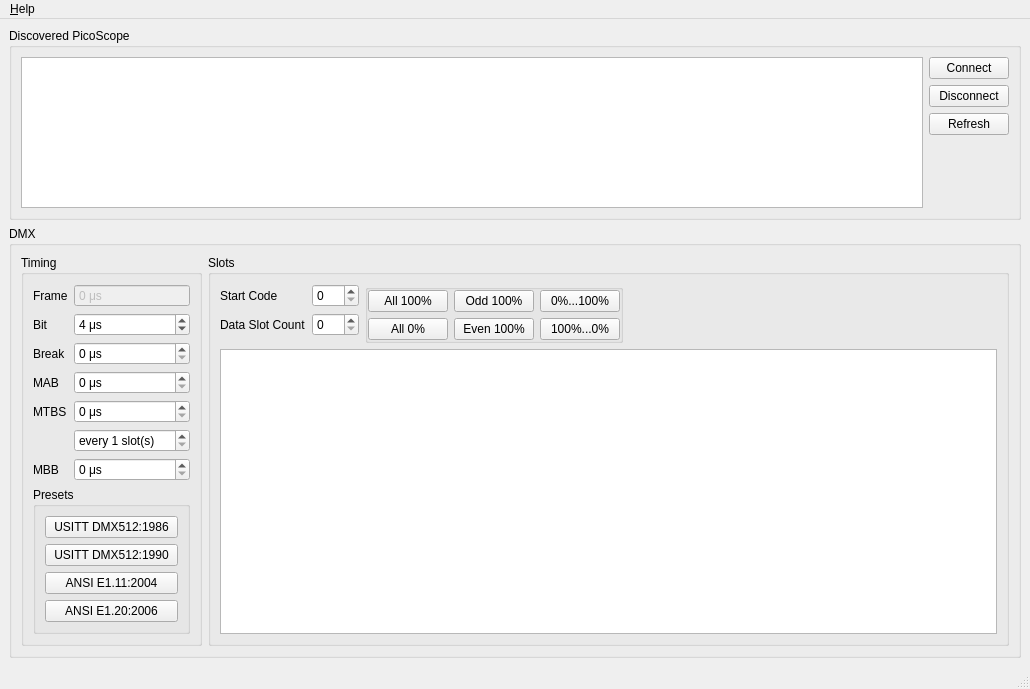
<?xml version="1.0" encoding="UTF-8"?>
<ui version="4.0">
 <class>MainWindow</class>
 <widget class="QMainWindow" name="MainWindow">
  <property name="geometry">
   <rect>
    <x>0</x>
    <y>0</y>
    <width>1030</width>
    <height>689</height>
   </rect>
  </property>
  <widget class="QWidget" name="centralwidget">
   <layout class="QVBoxLayout" name="verticalLayout_2" stretch="0,1">
    <item>
     <widget class="QGroupBox" name="groupBoxDevices">
      <property name="title">
       <string>Discovered PicoScope</string>
      </property>
      <layout class="QHBoxLayout" name="horizontalLayout">
       <item>
        <widget class="QListWidget" name="deviceList"/>
       </item>
       <item>
        <layout class="QVBoxLayout" name="layoutDeviceButtons">
         <item>
          <widget class="QPushButton" name="pbConnect">
           <property name="text">
            <string>Connect</string>
           </property>
          </widget>
         </item>
         <item>
          <widget class="QPushButton" name="pbDisconnect">
           <property name="text">
            <string>Disconnect</string>
           </property>
          </widget>
         </item>
         <item>
          <widget class="QPushButton" name="pbRefresh">
           <property name="text">
            <string>Refresh</string>
           </property>
          </widget>
         </item>
         <item>
          <spacer name="verticalSpacer">
           <property name="orientation">
            <enum>Qt::Orientation::Vertical</enum>
           </property>
           <property name="sizeHint" stdset="0">
            <size>
             <width>20</width>
             <height>40</height>
            </size>
           </property>
          </spacer>
         </item>
        </layout>
       </item>
      </layout>
     </widget>
    </item>
    <item>
     <widget class="QGroupBox" name="groupBoxFrameSetup">
      <property name="title">
       <string>DMX</string>
      </property>
      <layout class="QHBoxLayout" name="frameSetupLayout" stretch="0,0">
       <item>
        <widget class="QGroupBox" name="groupBoxTiming">
         <property name="title">
          <string>Timing</string>
         </property>
         <layout class="QFormLayout" name="formLayout">
          <item row="0" column="0">
           <widget class="QLabel" name="frameTimeLabel">
            <property name="text">
             <string>Frame</string>
            </property>
           </widget>
          </item>
          <item row="0" column="1">
           <widget class="QSpinBox" name="frameTimeDisplay">
            <property name="enabled">
             <bool>false</bool>
            </property>
            <property name="buttonSymbols">
             <enum>QAbstractSpinBox::ButtonSymbols::NoButtons</enum>
            </property>
            <property name="suffix">
             <string notr="true"> μs</string>
            </property>
            <property name="maximum">
             <number>1000000</number>
            </property>
           </widget>
          </item>
          <item row="1" column="0">
           <widget class="QLabel" name="bitTimeLabel">
            <property name="text">
             <string>Bit</string>
            </property>
           </widget>
          </item>
          <item row="1" column="1">
           <widget class="QSpinBox" name="bitTimeEdit">
            <property name="suffix">
             <string notr="true"> μs</string>
            </property>
            <property name="minimum">
             <number>3</number>
            </property>
            <property name="maximum">
             <number>5</number>
            </property>
            <property name="value">
             <number>4</number>
            </property>
           </widget>
          </item>
          <item row="2" column="0">
           <widget class="QLabel" name="breakTimeLabel">
            <property name="text">
             <string>Break</string>
            </property>
           </widget>
          </item>
          <item row="2" column="1">
           <widget class="QSpinBox" name="breakTimeEdit">
            <property name="suffix">
             <string notr="true"> μs</string>
            </property>
            <property name="maximum">
             <number>1000000</number>
            </property>
           </widget>
          </item>
          <item row="3" column="0">
           <widget class="QLabel" name="mabTimeLabel">
            <property name="text">
             <string>MAB</string>
            </property>
           </widget>
          </item>
          <item row="3" column="1">
           <widget class="QSpinBox" name="mabTimeEdit">
            <property name="toolTip">
             <string>Mark After Break</string>
            </property>
            <property name="suffix">
             <string notr="true"> μs</string>
            </property>
            <property name="maximum">
             <number>1000000</number>
            </property>
           </widget>
          </item>
          <item row="6" column="0">
           <widget class="QLabel" name="mbbTimeLabel">
            <property name="text">
             <string>MBB</string>
            </property>
           </widget>
          </item>
          <item row="6" column="1">
           <widget class="QSpinBox" name="mbbTimeEdit">
            <property name="toolTip">
             <string>Mark Before Break</string>
            </property>
            <property name="suffix">
             <string notr="true"> μs</string>
            </property>
            <property name="maximum">
             <number>1000000</number>
            </property>
           </widget>
          </item>
          <item row="7" column="0" colspan="2">
           <widget class="QGroupBox" name="groupBoxPresets">
            <property name="title">
             <string>Presets</string>
            </property>
            <layout class="QVBoxLayout" name="verticalLayout">
             <item>
              <widget class="QPushButton" name="pbPreset1986">
               <property name="text">
                <string>USITT DMX512:1986</string>
               </property>
              </widget>
             </item>
             <item>
              <widget class="QPushButton" name="pbPreset1990">
               <property name="text">
                <string>USITT DMX512:1990</string>
               </property>
              </widget>
             </item>
             <item>
              <widget class="QPushButton" name="pbPresetDMX512A">
               <property name="text">
                <string>ANSI E1.11:2004</string>
               </property>
              </widget>
             </item>
             <item>
              <widget class="QPushButton" name="pbPresetRDM">
               <property name="text">
                <string>ANSI E1.20:2006</string>
               </property>
              </widget>
             </item>
            </layout>
           </widget>
          </item>
          <item row="4" column="1">
           <layout class="QVBoxLayout" name="layoutMtbs">
            <item>
             <widget class="QSpinBox" name="mtbsTimeEdit">
              <property name="toolTip">
               <string>Mark Time Between Slots</string>
              </property>
              <property name="suffix">
               <string notr="true"> μs</string>
              </property>
              <property name="maximum">
               <number>1000000</number>
              </property>
             </widget>
            </item>
            <item>
             <widget class="QSpinBox" name="mtbsFrequencyEdit">
              <property name="toolTip">
               <string>Insert mark every n slot(s)</string>
              </property>
              <property name="suffix">
               <string> slot(s)</string>
              </property>
              <property name="prefix">
               <string>every </string>
              </property>
              <property name="minimum">
               <number>1</number>
              </property>
              <property name="maximum">
               <number>512</number>
              </property>
             </widget>
            </item>
           </layout>
          </item>
          <item row="4" column="0">
           <widget class="QLabel" name="mtbsTimeLabel">
            <property name="text">
             <string>MTBS</string>
            </property>
           </widget>
          </item>
         </layout>
        </widget>
       </item>
       <item>
        <widget class="QGroupBox" name="groupBoxContents">
         <property name="title">
          <string>Slots</string>
         </property>
         <property name="flat">
          <bool>false</bool>
         </property>
         <property name="checkable">
          <bool>false</bool>
         </property>
         <layout class="QGridLayout" name="gridLayout_2">
          <item row="0" column="1">
           <widget class="QGroupBox" name="groupBoxSlotPatterns">
            <layout class="QGridLayout" name="gridLayout">
             <property name="leftMargin">
              <number>0</number>
             </property>
             <property name="topMargin">
              <number>0</number>
             </property>
             <property name="rightMargin">
              <number>0</number>
             </property>
             <property name="bottomMargin">
              <number>0</number>
             </property>
             <item row="1" column="0">
              <widget class="QPushButton" name="pbSlotPatternZero">
               <property name="text">
                <string>All 0%</string>
               </property>
              </widget>
             </item>
             <item row="0" column="2">
              <widget class="QPushButton" name="pbSlotPatternIncreasing">
               <property name="text">
                <string>0%...100%</string>
               </property>
              </widget>
             </item>
             <item row="0" column="0">
              <widget class="QPushButton" name="pbSlotPatternFull">
               <property name="text">
                <string>All 100%</string>
               </property>
              </widget>
             </item>
             <item row="1" column="2">
              <widget class="QPushButton" name="pbSlotPatternDecreasing">
               <property name="text">
                <string>100%...0%</string>
               </property>
              </widget>
             </item>
             <item row="0" column="1">
              <widget class="QPushButton" name="pbSlotPatternOdd">
               <property name="text">
                <string>Odd 100%</string>
               </property>
              </widget>
             </item>
             <item row="1" column="1">
              <widget class="QPushButton" name="pbSlotPatternEven">
               <property name="text">
                <string>Even 100%</string>
               </property>
              </widget>
             </item>
            </layout>
           </widget>
          </item>
          <item row="0" column="0">
           <layout class="QFormLayout" name="layoutSlotSetup">
            <item row="0" column="0">
             <widget class="QLabel" name="startCodeLabel">
              <property name="text">
               <string>Start Code</string>
              </property>
             </widget>
            </item>
            <item row="0" column="1">
             <widget class="QSpinBox" name="startCodeEdit">
              <property name="maximum">
               <number>255</number>
              </property>
             </widget>
            </item>
            <item row="1" column="0">
             <widget class="QLabel" name="dataSlotCountLabel">
              <property name="text">
               <string>Data Slot Count</string>
              </property>
             </widget>
            </item>
            <item row="1" column="1">
             <widget class="QSpinBox" name="dataSlotCountEdit">
              <property name="maximum">
               <number>512</number>
              </property>
             </widget>
            </item>
           </layout>
          </item>
          <item row="1" column="0" colspan="4">
           <widget class="QTableView" name="dataSlotsTable">
            <property name="selectionMode">
             <enum>QAbstractItemView::SelectionMode::SingleSelection</enum>
            </property>
           </widget>
          </item>
          <item row="0" column="3">
           <spacer name="horizontalSpacer">
            <property name="orientation">
             <enum>Qt::Orientation::Horizontal</enum>
            </property>
            <property name="sizeHint" stdset="0">
             <size>
              <width>40</width>
              <height>20</height>
             </size>
            </property>
           </spacer>
          </item>
         </layout>
        </widget>
       </item>
      </layout>
     </widget>
    </item>
   </layout>
  </widget>
  <widget class="QStatusBar" name="statusbar"/>
  <widget class="QMenuBar" name="menuBar">
   <property name="geometry">
    <rect>
     <x>0</x>
     <y>0</y>
     <width>1030</width>
     <height>22</height>
    </rect>
   </property>
   <widget class="QMenu" name="menuHelp">
    <property name="title">
     <string>&amp;Help</string>
    </property>
    <addaction name="actionAboutQt"/>
   </widget>
   <addaction name="menuHelp"/>
  </widget>
  <action name="actionAboutQt">
   <property name="text">
    <string>About &amp;Qt</string>
   </property>
  </action>
 </widget>
 <resources/>
 <connections/>
</ui>
